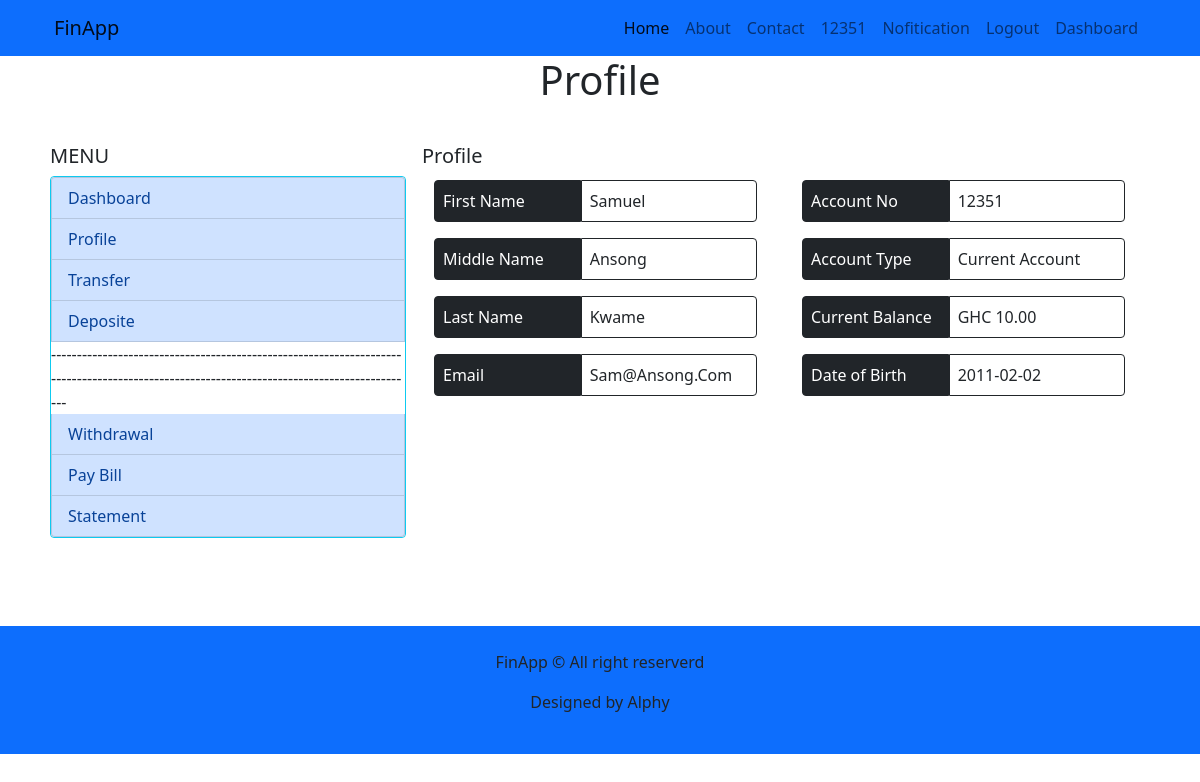
The page /client_profile/ (signed in) on the database its author committed.
### accounts/models.py (models this page shows)
class CustomUser(AbstractUser):
    middle_name = models.CharField(max_length=255, default='')
    birth_date = models.DateField(null=True, blank=True)
    currentBalance = models.DecimalField(max_digits=100, decimal_places=2,default=0.00)
    accType = models.ForeignKey(AccType, on_delete=models.PROTECT,null=True, blank=True)

### bank/models.py (models this page shows)
class AccType(models.Model):
    accTypeName = models.CharField(max_length=100, verbose_name="Account Type", unique=True, default='')
    def __str__(self):
        return self.accTypeName

### bank/views.py (the view)
# urls.py: path('client_profile/', views.clientProfileView, name='client_profile'),
@login_required
def clientProfileView(request):
    return render(request, 'bank/client_profile.html')

### bank/templates/bank/client_profile.html (shortened to what this page needs)
{% extends "base/base.html" %}
{% block content %}
<main class="container">
    <div class="row justify-content-start">
        <p class="display-6 text-center">Profile</p>
        <div class="col-12 col-md-4 mt-md-2 mb-md-5 px-md-2 py-md-3">
            {% include "bank/menu.html" %}
        </div>
        <div class="col-12 col-md-8 mt-2 mb-5 px-2 py-3 ">
            <h1 class="h5 mb-1">Profile</h1>
            <div class="row ps-3">
                <div class="col-12 col-md-6 ">
                    <div class="row p-2">
                        <div class="col-5 bg-dark text-white p-2 border border-dark rounded-start">First Name </div>
                        <div class="col-6 p-2 border rounded-end border-dark">{{ request.user.first_name | title }} </div>
                    </div>
                    <div class="row p-2">
                        <div class="col-5 bg-dark text-white p-2 border border-dark rounded-start">Middle Name </div>
                        <div class="col-6 p-2 border rounded-end border-dark">{{ request.user.middle_name | title }} </div>
                    </div>
                    <div class="row p-2">
                        <div class="col-5 bg-dark text-white p-2 border border-dark rounded-start">Last Name </div>
                        <div class="col-6 p-2 border rounded-end border-dark">{{ request.user.last_name | title }} </div>
                    </div>
                    <div class="row p-2">
                        <div class="col-5 bg-dark text-white p-2 border border-dark rounded-start">Email </div>
                        <div class="col-6 p-2 border rounded-end border-dark">{{ request.user.email | title }} </div>
                    </div>
                </div>
                <div class="col-12 col-md-6">
                    <div class="row p-2">
                        <div class="col-5 bg-dark text-white p-2 border border-dark rounded-start">Account No </div>
                        <div class="col-6 p-2 border rounded-end border-dark">{{ request.user.username | title }} </div>
                    </div>
                    <div class="row p-2 ">
                        <div class="col-5 bg-dark text-white p-2 border border-dark rounded-start">Account Type </div>
                        <div class="col-6 p-2  border rounded-end border-dark">{{ request.user.accType | title }} </div>
                    </div>
                    <div class="row p-2">
                        <div class="col-5 bg-dark text-white p-2 border border-dark rounded-start">Current Balance </div>
                        <div class="col-6 p-2 border rounded-end border-dark"> GHC {{ request.user.currentBalance | title }} </div>
                    </div>
                    <div class="row p-2">
                        <div class="col-5 bg-dark text-white p-2 border border-dark  rounded-start">Date of Birth </div>
                        <div class="col-6 p-2 border rounded-end border-dark">{{ request.user.birth_date | title }} </div>
                    </div>
                </div>
            </div>
        </div>
    </div>
</main>
{% endblock content %}

### base/templates/base/base.html (shortened to what this page needs)
{% load static %}
<!DOCTYPE html>
<html lang="en">
<head>
    <link rel="stylesheet" href=" {% static "base/bootstrap/css/bootstrap.css" %} ">
    <link rel="stylesheet" href=" {% static "base/scss/custom.css" %} ">
	</head>
<body class='body-bg'>
	<header>
		<nav class="navbar navbar-expand-lg navbar-light bg-warning">
			<div class="container">
			  <a class="navbar-brand" href="#">FinApp</a>
			  <div class="collapse navbar-collapse justify-content-end" id="navbarSupportedContent">
				<ul class="navbar-nav  mb-2 mb-lg-0">
				  <li class="nav-item">
					<a class="nav-link active" aria-current="page" href="{% url "home" %}">Home</a>
				  </li>
				  <li class="nav-item">
					<a class="nav-link" href="">About</a>
				  </li>
				  <li class="nav-item">
					<a class="nav-link" href="#">Contact</a>
				  </li>
				  {% if request.user.is_authenticated %}
				  <li class="nav-item">
					<a class="nav-link" href="#">{{ request.user.username }}</a>
				  </li>
				  <li class="nav-item">
					<a class="nav-link" href="#">Nofitication</a>
				  </li>
				  <li class="nav-item">
					<a class="nav-link" href="{% url "signOut" %}">Logout</a>
						{% if request.user.is_superuser %}
					<li class="nav-item">
						<a class="nav-link" href="{% url "admin_dashboard" %}">Dashboard</a>
					</li>
					{% else %}
					<li class="nav-item">
						<a class="nav-link" href="{% url "client_dashboard" %}">Dashboard</a>
					</li>
					{% endif %}
				  </li>
				  {% endif %}
				</ul>
			  </div>
			</div>
		  </nav>
	</header>
    {% block content %}
	{% endblock content %}
	<footer class='bg-warning p-4'>
		<div class="container text-center bg-warning py-g">
			<p>FinApp &copy All right reserverd</p>
			<p>Designed by Alphy</p>
		</div>
	</footer>
</body>
</html>

### rows shown on the page
CustomUser: user.username "12351", user.first_name "Samuel", user.middle_name "Ansong", user.last_name "Kwame", user.email "Sam@Ansong.Com", user.accType "Current Account", user.currentBalance "10.00", user.birth_date "2011-02-02"
